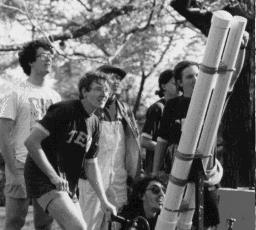
#> input picture GREYSCALE.jpg, 256 x 230 px
$ jupyter execute ZERO_WASTE_WEEK1.ipynb
#> lines starting #> are read from the running program, lines starting #| are printed output that depends on the picture
# PROBLEM  1:

[cell 1]
import numpy as np

#RANDOM MATRIX
random_matrix = np.random.randint(0, 256, size=(15, 15))
print("Original Random Matrix:")
print(random_matrix)

# PROBLEM 1:TASK 1
threshold = 120
thresholded_matrix = np.where(random_matrix < threshold, 0, random_matrix)
print("\nThresholded Matrix (values < 120 set to 0):")
print(thresholded_matrix)

#PROBLEM 1: TASK 2
def print_boundary_clockwise(matrix):
    rows, cols = matrix.shape
    boundary_elements = []

    # Top row
    boundary_elements.extend(matrix[0, :])

    # Right column
    boundary_elements.extend(matrix[1:rows-1, cols-1])

    # Bottom row in reverse order
    boundary_elements.extend(matrix[rows-1, ::-1])

    # Left column in reverse order
    boundary_elements.extend(matrix[1:rows-1, 0][::-1])

    print("\nBoundary elements in clockwise order:")
    print(boundary_elements)

print_boundary_clockwise(random_matrix)

#PROBLEM 1: TASK 3
even_odd_binary = np.where(random_matrix % 2 == 0, 1, 0)
print("\nEven-Odd Binary Matrix (even = 1, odd = 0):")
print(even_odd_binary)

# PROBLEM 2

[cell 2]
import numpy as np
import matplotlib.pyplot as plt
import cv2

#TASK 1
arr = np.random.randint(0, 256, size=(20, 20), dtype=np.uint8)
print("Original Array (20x20):\n", arr)

# Row-wise stats
print("\nRow-wise Max:\n", np.max(arr, axis=1))
print("Row-wise Min:\n", np.min(arr, axis=1))
print("Row-wise Median:\n", np.median(arr, axis=1))

# Column-wise stats
print("\nColumn-wise Max:\n", np.max(arr, axis=0))
print("Column-wise Min:\n", np.min(arr, axis=0))
print("Column-wise Median:\n", np.median(arr, axis=0))

#TASK 2
resized = cv2.resize(arr, (200, 200), interpolation=cv2.INTER_NEAREST)

# Show using matplotlib
plt.figure(figsize=(4, 4))
plt.title("Resized Image (200x200) - Nearest Neighbor")
plt.imshow(resized, cmap='gray', vmin=0, vmax=255)
plt.axis('off')
plt.show()

#TASK 3
# Horizontal Gradient: left to right
horizontal_gradient = np.tile(np.linspace(0, 255, 256, dtype=np.uint8), (256, 1))

# Vertical Gradient: top to bottom
vertical_gradient = np.tile(np.linspace(0, 255, 256, dtype=np.uint8).reshape(256, 1), (1, 256))

# Display gradients
plt.figure(figsize=(10, 4))

plt.subplot(1, 2, 1)
plt.title("Horizontal Gradient")
plt.imshow(horizontal_gradient, cmap='gray', vmin=0, vmax=255)
plt.axis('off')

plt.subplot(1, 2, 2)
plt.title("Vertical Gradient")
plt.imshow(vertical_gradient, cmap='gray', vmin=0, vmax=255)
plt.axis('off')

plt.tight_layout()
plt.show()

# PROBLEM 3

[cell 3]
import cv2
import numpy as np
import matplotlib.pyplot as plt
import os

#USING MATLAB TO SHOW IMAGE IN JUPYTER NOTEBOOK
def show_image(image, title="", cmap_type='gray'):
    plt.figure(figsize=(5, 5))
    plt.imshow(image, cmap=cmap_type)
    plt.title(title)
    plt.axis('off')
    plt.show()

#TASK 1

image_path = "GREYSCALE.jpg"
gray = cv2.imread(image_path, cv2.IMREAD_GRAYSCALE)
#> gray is the input picture: shape (230, 256); min 0, max 253, mean 108.7
inverted = 255 - gray
show_image(gray, "Original Grayscale")
show_image(inverted, "Inverted Grayscale")

[cell 4]
#TASK 2
#USING MATLAB TO SHOW IMAGE IN JUPYTER NOTEBOOK
def show_image(image, title=""):
    plt.figure(figsize=(5, 5))
    rgb_image = cv2.cvtColor(image, cv2.COLOR_BGR2RGB)
    plt.imshow(rgb_image)
    plt.title(title)
    plt.axis('off')
    plt.show()


image_path = "Color_Image.jpg"  # Update if needed

color_img = cv2.imread(image_path)
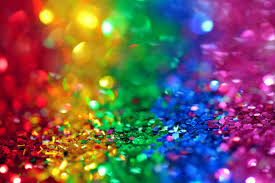
#> input picture Color_Image.jpg, 275 x 183 px
#> color_img is the input picture: shape (183, 275, 3); mean B, G, R 90.3, 90.2, 116.1


B, G, R = cv2.split(color_img)
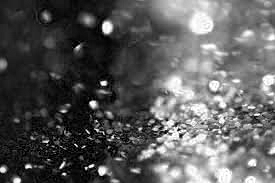
#> B: shape (183, 275); min 0, max 255, mean 90.3
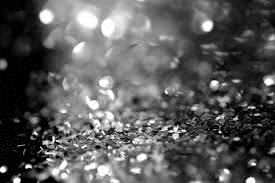
#> G: shape (183, 275); min 0, max 255, mean 90.2
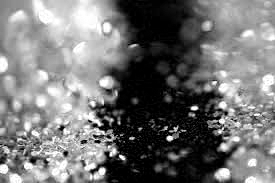
#> R: shape (183, 275); min 0, max 255, mean 116.1

# Zero the Red channel
R[:] = 0
#> R: shape (183, 275); every value is 0

# Merge back the modified image
no_red_img = cv2.merge([B, G, R])
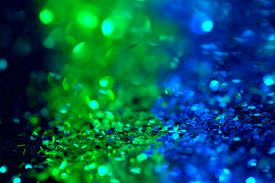
#> no_red_img: shape (183, 275, 3); mean B, G, R 90.3, 90.2, 0

show_image(color_img, "Original Color Image")
show_image(no_red_img, "Image with Red Channel Zeroed")

[cell 5]
#TASK 3
#function to display color images
def show_image(image, title=""):
    plt.figure(figsize=(5, 5))
    rgb_image = cv2.cvtColor(image, cv2.COLOR_BGR2RGB)
    plt.imshow(rgb_image)
    plt.title(title)
    plt.axis('off')
    plt.show()

image_path = "Color_Image.jpg"
image = cv2.imread(image_path)

h_flip = cv2.flip(image, 1)
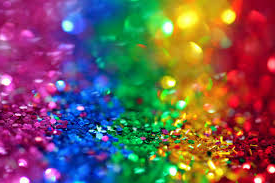
#> h_flip: shape (183, 275, 3); mean B, G, R 90.3, 90.2, 116.1
v_flip = cv2.flip(image, 0)
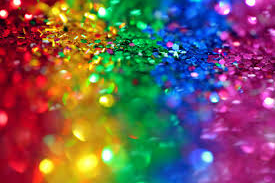
#> v_flip: shape (183, 275, 3); mean B, G, R 90.3, 90.2, 116.1
mirror = cv2.flip(image, 1)
show_image(image, "Original Image")
show_image(h_flip, "Horizontally Flipped")
show_image(v_flip, "Vertically Flipped")
show_image(mirror, "Mirrored Image (Same as Horizontal Flip)")

# PROBLEM 4

[cell 6]
def show_image(image, title=""):
    plt.figure(figsize=(5, 5))
    rgb_image = cv2.cvtColor(image, cv2.COLOR_BGR2RGB)
    plt.imshow(rgb_image)
    plt.title(title)
    plt.axis('off')
    plt.show()
image_path = "Color_Image.jpg"
color_img = cv2.imread(image_path)


print("Image shape (Height, Width, Channels):", color_img.shape)
#| Image shape (Height, Width, Channels): (183, 275, 3)

# Split into channels
B, G, R = cv2.split(color_img)

print("\n Blue channel sample:\n", B[:5, :5])
#|  Blue channel sample:
#|  [[27 27 27 27 28]
#|  [27 27 27 27 28]
#|  [29 29 29 29 30]
#|  [29 29 29 29 30]
#|  [31 31 31 31 32]]
print("\n Green channel sample:\n", G[:5, :5])
#|  Green channel sample:
#|  [[3 3 2 2 2]
#|  [3 3 2 2 2]
#|  [2 2 1 1 2]
#|  [2 2 1 1 2]
#|  [2 2 1 1 1]]
print("\n Red channel sample:\n", R[:5, :5])
#|  Red channel sample:
#|  [[129 129 130 130 132]
#|  [129 129 130 130 132]
#|  [129 129 130 130 132]
#|  [129 129 130 130 132]
#|  [129 129 130 130 132]]

show_image(color_img, "Original Color Image")

#TASK 2
gray_manual = 0.299 * R + 0.587 * G + 0.114 * B
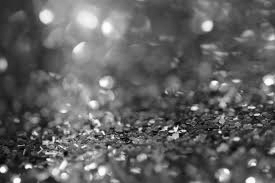
#> gray_manual: shape (183, 275) float64; min 1.25, max 255, mean 97.9
gray_manual = gray_manual.astype(np.uint8)

plt.figure(figsize=(5, 5))
plt.imshow(gray_manual, cmap='gray')
plt.title("Manual Grayscale Image")
plt.axis('off')
plt.show()

#TASK 3
white_pixels = np.sum(np.all(color_img == [255, 255, 255], axis=-1))
#> white_pixels = 1
print(f"❄️ Number of pure white pixels: {white_pixels}")
#| ❄️ Number of pure white pixels: 1

# PROBLEM 5

[cell 7]
def show_image(image, title="", cmap_type=None):
    plt.figure(figsize=(5, 5))
    if len(image.shape) == 3:
        image = cv2.cvtColor(image, cv2.COLOR_BGR2RGB)
    plt.imshow(image, cmap=cmap_type)
    plt.title(title)
    plt.axis('off')
    plt.show()

image_path = "Color_Image.jpg"
color_img = cv2.imread(image_path)


#  Task 1: Grayscale + Gaussian Blur

gray = cv2.cvtColor(color_img, cv2.COLOR_BGR2GRAY)
#> gray: shape (183, 275)
blurred = cv2.GaussianBlur(gray, (9, 9), 0)

show_image(gray, "Grayscale Image", cmap_type='gray')
show_image(blurred, "Blurred Grayscale Image", cmap_type='gray')


#  Task 2: Subtract blurred image from white background
#
white_bg = np.full_like(blurred, 255)
inverted = cv2.subtract(white_bg, blurred)
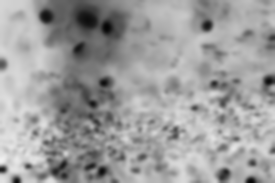
#> inverted: shape (183, 275); min 4, max 241, mean 157.1
#> white_bg: shape (183, 275); every value is 255

show_image(inverted, "Inverted (White - Blurred)", cmap_type='gray')

# Task 3: Draw shapes on a blank (512x512) canvas

canvas = np.zeros((512, 512, 3), dtype=np.uint8)

#  Blue rectangle
cv2.rectangle(canvas, (50, 50), (462, 462), color=(255, 0, 0), thickness=3)

#  Green filled circle
cv2.circle(canvas, (300, 300), radius=50, color=(0, 255, 0), thickness=-1)

#  Red diagonal line (top-right to bottom-left)
cv2.line(canvas, (512, 0), (0, 512), color=(0, 0, 255), thickness=2)
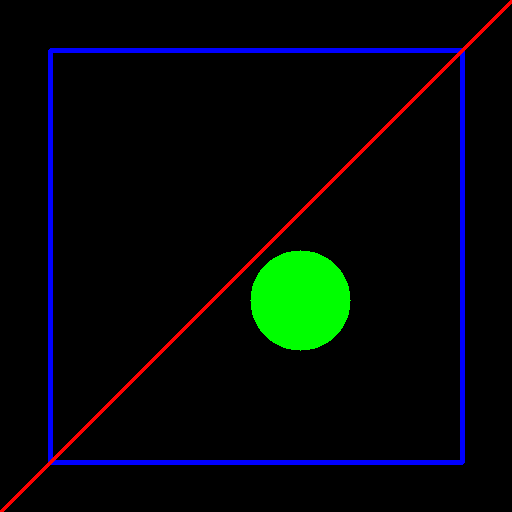
#> canvas: shape (512, 512, 3); mean of channels 0, 1, 2 8, 7.6, 2.5; drawn as B, G, R

# Show final canvas
show_image(canvas, "Canvas with Shapes")
